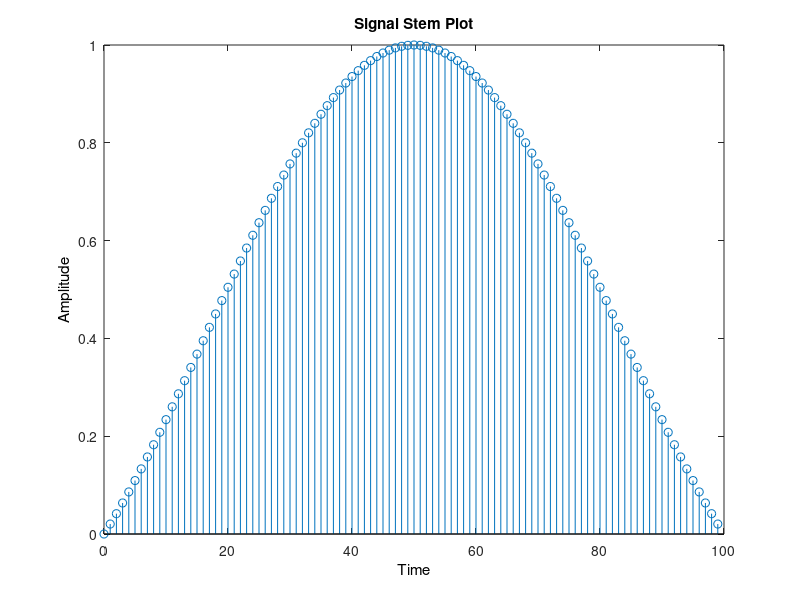

The MATLAB source for this figure: (Note: this script raises an error after producing the figure.)
%% Lab3 Part 2
clear
clc
% Modulation:
% Generate Bandlimited Signal
signal = sinc(-1:0.02:0.98);
ksignal = 0:99;
figure(1)
stem(ksignal, signal);
set(get(gca, 'XLabel'), 'String', 'Time');
set(get(gca, 'YLabel'), 'String', 'Amplitude');
set(get(gca, 'Title'), 'String', 'Signal Stem Plot');

% Compute DTFT of signal
komega = ((1:2000) - 1)*2*pi/2000-pi;
for ii=1:2000
    y(ii) = dtft(signal, ksignal, komega(ii));
end

% Plot DTFT of signal
figure(2)
subplot(2,1,1)
plot(komega,abs(y))
xlabel('\omega')
ylabel('|F(rect)(\omega)|')
title('DTFT from -\pi to \pi of the Signal')
grid
subplot(2,1,2)
plot(komega,angle(y));
xlabel('\omega');
ylabel('\angle F(rect)(\omega)')
grid

% Transmit signal through High Pass Filter

% Approximate Impulse Response of HPF
M = 50;
kfilt = 1:M;
wc = 1/5;
lp = wc*sinc( wc*(kfilt-M/2));
hp = sinc(kfilt-M/2) - lp;

% Plot Impulse Response lp[n] and DTFT{lp[n]}
% Compute DTFT of lp
komega = (1:50)*2*pi/50-pi;
for ii=1:50
    y2(ii) = dtft(lp, kfilt, komega(ii));
end

% FIXME NOT WORKING

% Plot DTFT of signal
figure(3)
subplot(3,1,1)
stem(lp)
grid
xlabel('time')
ylabel('Amplitude')
title('Impulse Response of lp[n]')
subplot(3,1,2)
plot(komega,abs(y2))
xlabel('\omega')
ylabel('|F(rect)(\omega)|')
title('DTFT from -\pi to \pi of the lp[n]')
grid
subplot(3,1,3)
plot(komega,angle(y2));
xlabel('\omega');
ylabel('\angle F(rect)(\omega)')
grid

% Plot DTFT and hp[n] impulse response
% Compute DTFT of lp
komega = (1:50)*2*pi/50-pi;
for ii=1:50
    y3(ii) = dtft(lp, kfilt, komega(ii));
end

% FIXME NOT WORKING

% Plot DTFT of signal
figure(4)
subplot(3,1,1)
stem(hp)
grid
xlabel('time')
ylabel('Amplitude')
title('Impulse Response of hp[n]')
subplot(3,1,2)
plot(komega,abs(y3))
xlabel('\omega')
ylabel('|F(rect)(\omega)|')
title('DTFT from -\pi to \pi of the hp[n]')
grid
subplot(3,1,3)
plot(komega,angle(y3));
xlabel('\omega');
ylabel('\angle F(rect)(\omega)')
grid

% Pass Signal through Channel:
omega0 = .375*pi;% 3/8 * pi % appropriate discrete-time angular frequency
msignal = cos(omega0*ksignal).*signal;

% Plot DTFT of msignal
komega = (1:100)*2*pi/100-pi;
for ii=1:100
    y4(ii) = dtft(msignal, 1:2*M, komega(ii));
end
figure(5)
subplot(3,1,1)
stem(y4)
grid
xlabel('time')
ylabel('Amplitude')
title('Impulse Response of msignal')
subplot(3,1,2)
plot(komega,abs(y4))
xlabel('\omega')
ylabel('|F(rect)(\omega)|')
title('DTFT from -\pi to \pi of msignal')
grid
subplot(3,1,3)
plot(komega,angle(y4));
xlabel('\omega');
ylabel('\angle F(rect)(\omega)')
grid

% Compute moutput











